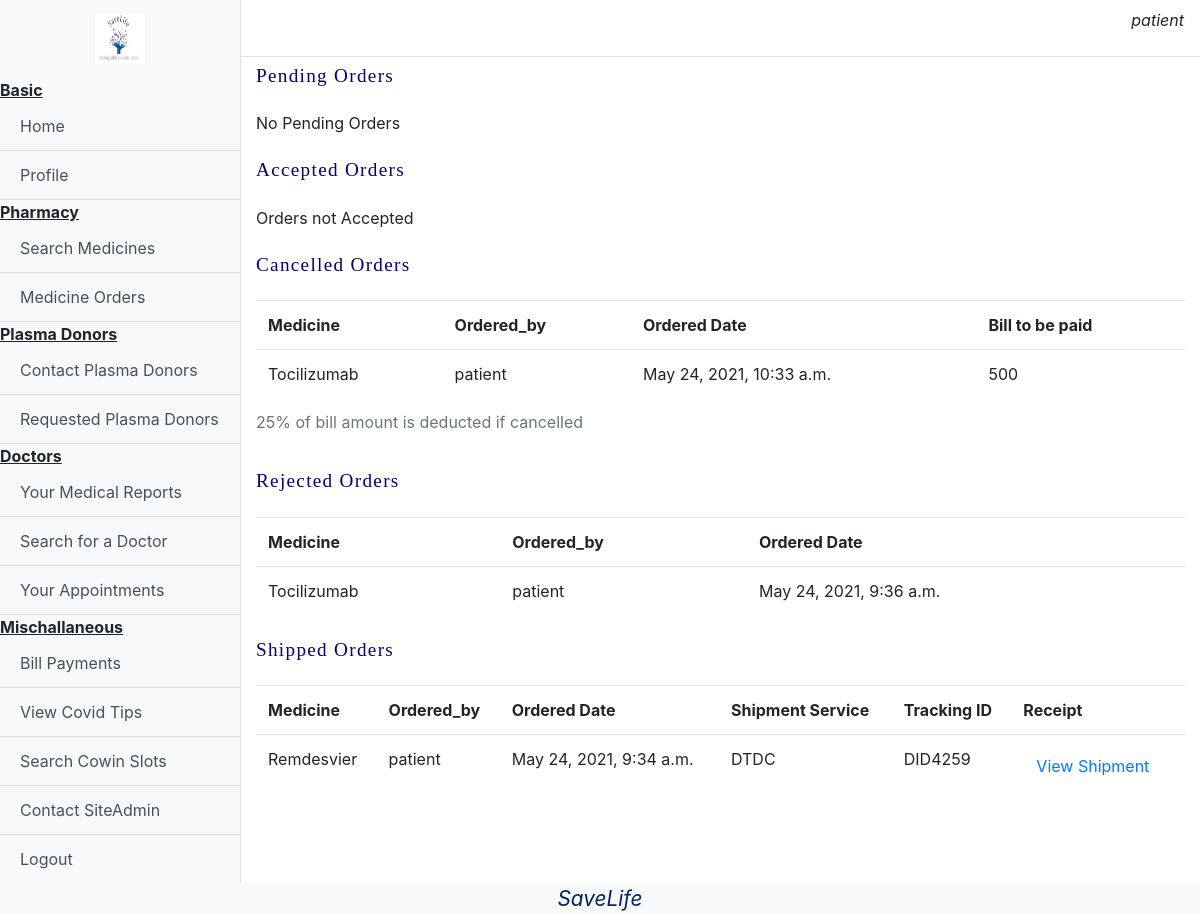
The app's page /patient/yourOrders (signed in), older data.
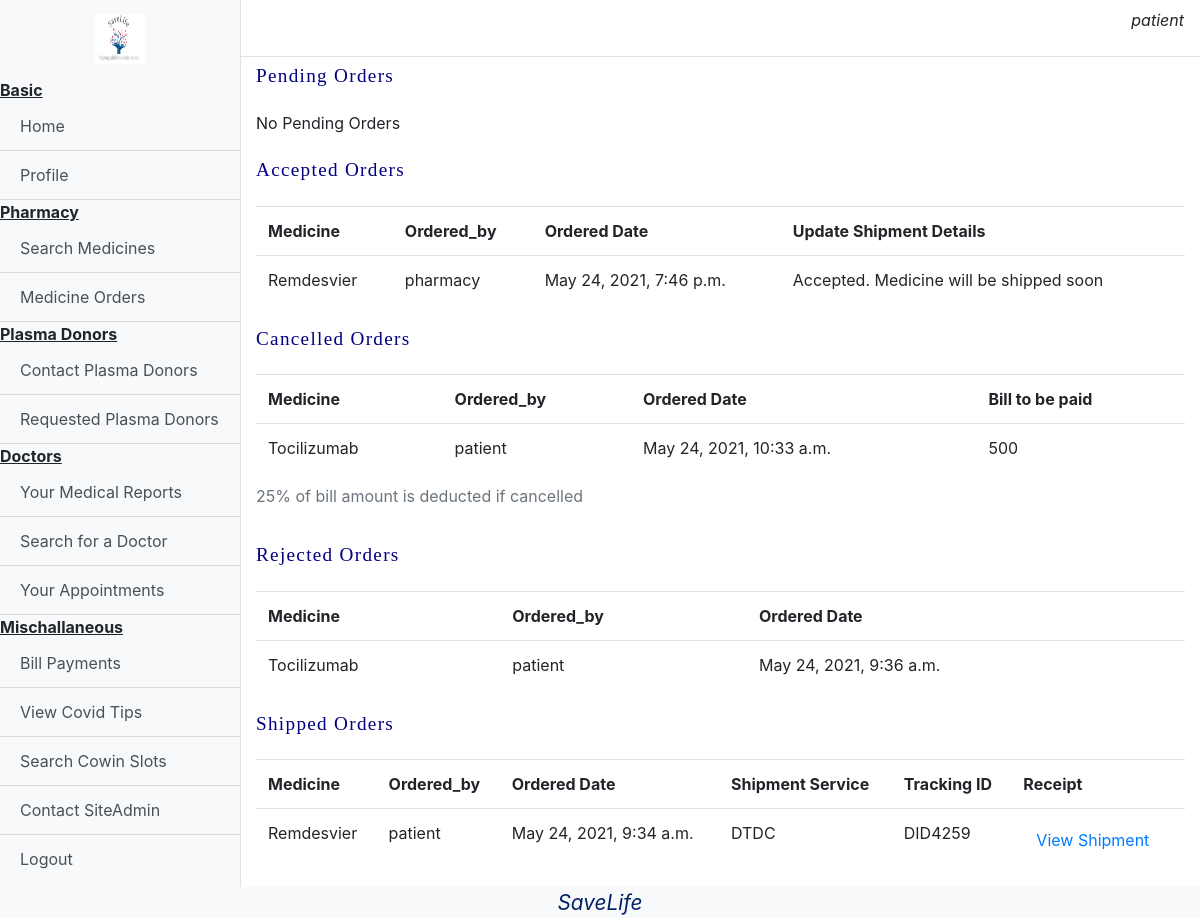
The same page, newer data.
### pharmacy/models.py (models this page shows)
class Order(models.Model):
    medicine = models.ForeignKey(Medicine,on_delete=models.SET_NULL,null=True)
    ordered_by = models.ForeignKey(User,related_name='ordered_by',on_delete=models.DO_NOTHING)
    ordered_to = models.ForeignKey(User,related_name='ordered_to',on_delete=models.DO_NOTHING)
    ordered_date = models.DateTimeField(auto_now_add=True)
    status = models.CharField(max_length=15,choices=(('Cancelled','Cancelled'),('Pending','Pending'),('Accepted','Accepted'),('Rejected','Rejected'),('Shipped','Shipped')))
    tracking_id = models.CharField(max_length=500,blank=True,null=True)
    service = models.CharField(max_length=250,blank=True,null=True)
    receipt = models.ImageField(upload_to='orders',blank=True,null=True)
    billing = models.ForeignKey(Bill,on_delete=models.SET_NULL,null=True)

class Medicine(models.Model):
    name = models.CharField(max_length=2048)
    image = models.ImageField(upload_to='medicines')
    description = models.CharField(max_length=2048)
    cost = models.IntegerField()
    expiry_date = models.DateField()
    expected_delivery = models.IntegerField()
    user = models.ForeignKey(User,on_delete=models.CASCADE)

### base/models.py (models this page shows, shortened)
class User(AbstractUser):
    type = models.CharField(max_length=10,choices=(("Patient","Patient"),("Doctor","Doctor"),("Donor","Donor"),("Pharmacy","Pharmacy")))

### patient/models.py (models this page shows)
class Bill(models.Model):
    amount = models.IntegerField()
    description = models.CharField(max_length=2048)
    user = models.ForeignKey(User,on_delete=models.CASCADE)
    status = models.CharField(max_length=10,choices=(("Paid","Paid"),("Pending","Pending")),default="Pending")
    added_at = models.DateTimeField(auto_now_add=True)

### patient/views.py (the view)
# urls.py: path('yourOrders',views.yourOrder,name="yourOrder"),
def yourOrder(request):
    if request.user.type!="Patient":
        storage = messages.get_messages(request)
        storage.used = True
        messages.info(request,'Not Allowed. Please Re-Login')
        return redirect('/')
    pending = Order.objects.filter(ordered_by = request.user,status="Pending")
    accepted = Order.objects.filter(ordered_by = request.user,status="Accepted")
    rejected = Order.objects.filter(ordered_by = request.user,status="Rejected")
    shipped = Order.objects.filter(ordered_by = request.user,status="Shipped")
    cancelled = Order.objects.filter(ordered_by = request.user,status="Cancelled")
    p_l,a_l,r_l,s_l,c_l = len(pending),len(accepted),len(rejected),len(shipped),len(cancelled)
    return render(request,"Patient/yourOrder.html",{'pending':pending,'accepted':accepted,'rejected':rejected,'shipped':shipped,'cancelled':cancelled,
                        'pl':p_l,'rl':r_l,'al':a_l,'sl':s_l,'cl':c_l})

### templates/Patient/yourOrder.html (shortened to what this page needs)
{%extends "Patient/dashboard.html"%}
{%load static%}
{%block content%}
<link rel="stylesheet" href="{%static 'css/home.css'%}">
<p class="aboutText">Pending Orders</p>
{% if pl == 0%}
<p>No Pending Orders</p>
{%endif%}
<p class="aboutText">Accepted Orders</p>
{% if al == 0%}
<p>Orders not Accepted</p>
{%else%}
<table class="table">
    <tr>
        <th>Medicine</th>
        <th>Ordered_by</th>
        <th>Ordered Date</th>
        <th>Update Shipment Details</th>
    </tr>
    {%for item in accepted%}
    <tr>
        <td>{{item.medicine.name}}</td>
        <td>{{item.ordered_to.first_name}}</td>
        <td>{{item.ordered_date}}</td>
        <td>{{item.status}}. Medicine will be shipped soon</td>
    </tr>
    {%endfor%}
</table>
{%endif%}
<p class="aboutText">Cancelled Orders</p>
{% if cl == 0%}
<p>No Orders Cancelled</p>
{%else%}
<table class="table">
    <caption>25% of bill amount is deducted if cancelled</caption>
    <tr>
        <th>Medicine</th>
        <th>Ordered_by</th>
        <th>Ordered Date</th>
        <th>Bill to be paid</th>
    </tr>
    {%for item in cancelled%}
    <tr>
        <td>{{item.medicine.name}}</td>
        <td>{{item.ordered_by.first_name}}</td>
        <td>{{item.ordered_date}}</td>
        <td>{{item.billing.amount}}</td>
    </tr>
    {%endfor%}
</table>
{%endif%}
<p class="aboutText">Rejected Orders</p>
{% if rl == 0%}
<p>No Rejected Orders</p>
{%else%}
<table class="table">
    <tr>
        <th>Medicine</th>
        <th>Ordered_by</th>
        <th>Ordered Date</th>
    </tr>
    {%for item in rejected%}
    <tr>
        <td>{{item.medicine.name}}</td>
        <td>{{item.ordered_by.first_name}}</td>
        <td>{{item.ordered_date}}</td>
    </tr>
    {%endfor%}
</table>
{%endif%}
<p class="aboutText">Shipped Orders</p>
{% if sl == 0%}
<p>No Orders Shipped</p>
{%else%}
<table class="table">
    <tr>
        <th>Medicine</th>
        <th>Ordered_by</th>
        <th>Ordered Date</th>
        <th>Shipment Service</th>
        <th>Tracking ID</th>
        <th>Receipt</th>
    </tr>
    {%for item in shipped%}
    <tr>
        <td>{{item.medicine.name}}</td>
        <td>{{item.ordered_by.first_name}}</td>
        <td>{{item.ordered_date}}</td>
        <td>{{item.service}}</td>
        <td>{{item.tracking_id}}</td>
        <td><a href="{{item.receipt.url}}" class="btn btn-link">View Shipment</a></td>
    </tr>
    {%endfor%}
</table>
{%endif%}
{%endblock%}

Row changes from the older to the newer data that the page shows:
added Order: medicine.name "Remdesvier", ordered_to.first_name "pharmacy", ordered_date "May 24, 2021, 7:46 p.m.", status "Accepted"
Text that changed along with them:
text no longer shown: "Orders not Accepted"
text now shown: "Medicine Ordered_by Ordered Date Update Shipment Details"
